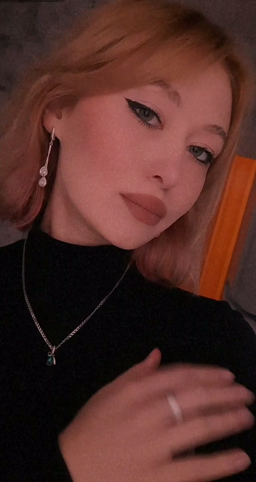
#> input picture TSOS/7-sem/Lab4/image.png, 256 x 482 px
$ python test.py
#> lines starting #> are read from the running program, lines starting #| are printed output that depends on the picture
import math
import sys

import cv2 as cv
import numpy as np

TAU = 1.0
'''
Specifies the offset of the wavelet transform.
'''

HEIGHT = 700
'''
Specifies the height of the image to show.
'''


def wavelet(x):
    '''
    Represents the mother wavelet with `x` parameter.
    '''
    return np.exp(-x * x / 2) - 0.5 * np.exp(-x * x / 8)


def low_pass_kernel(n):
    '''
    Returns the low pass filter kernel with even `n` parameter.
    '''
    result = np.zeros((n // 2, n))

    for i in np.arange(n // 2):
        result[i, 2 * i] = wavelet(-TAU / 2.0)
        result[i, 2 * i + 1] = wavelet(TAU / 2.0)

    return 1 / np.sqrt(2) * result


def high_pass_kernel(n):
    '''
    Returns the high pass filter kernel with even `n` parameter.
    '''
    result = np.zeros((n // 2, n))

    for i in np.arange(n // 2):
        result[i, 2 * i] = wavelet(-TAU / 2.0)
        result[i, 2 * i + 1] = -wavelet(TAU / 2.0)

    return 1 / np.sqrt(2) * result


def wavelet_transform(image):
    if image.shape[0] % 2:
        comps = []

        for k in np.arange(image.shape[2]):
            comp = image[:, :, k]

            # Add extra row.
            comp = np.concatenate((
                comp,
                np.array([comp[-1, :]])
            ), axis=0)

            comps.append(comp.reshape((comp.shape[0], comp.shape[1], 1)))

        # Combine components.
        image = np.concatenate(comps, axis=2)

    if image.shape[1] % 2:
        comps = []

        for k in np.arange(image.shape[2]):
            comp = image[:, :, k]

            # Add extra column.
            comp = np.concatenate((
                comp,
                np.array([comp[:, -1]]).T
            ), axis=1)

            comps.append(comp.reshape((comp.shape[0], comp.shape[1], 1)))

        # Combine components.
        image = np.concatenate(comps, axis=2)

    # Result coefficients.
    coeff_a = []
    coeff_h = []
    coeff_v = []
    coeff_d = []

    for k in np.arange(image.shape[2]):
        approx = np.dot(image[:, :, k], low_pass_kernel(image.shape[1]).T)
        detail = np.dot(image[:, :, k], high_pass_kernel(image.shape[1]).T)

        a = np.dot(low_pass_kernel(approx.shape[0]), approx)
        h = np.dot(high_pass_kernel(approx.shape[0]), approx)
        v = np.dot(low_pass_kernel(detail.shape[0]), detail)
        d = np.dot(high_pass_kernel(detail.shape[0]), detail)

        # Get rid of negative values.
        h = np.abs(h)
        v = np.abs(v)
        d = np.abs(d)

        # Normalize coefficients.
        a = np.uint8(a / np.max(a) * 255.0)
        h = np.uint8(h / np.max(h) * 255.0)
        v = np.uint8(v / np.max(v) * 255.0)
        d = np.uint8(d / np.max(d) * 255.0)

        coeff_a.append(a.reshape((a.shape[0], a.shape[1], 1)))
        coeff_h.append(h.reshape((h.shape[0], h.shape[1], 1)))
        coeff_v.append(v.reshape((v.shape[0], v.shape[1], 1)))
        coeff_d.append(d.reshape((d.shape[0], d.shape[1], 1)))

    # Combine components.
    a = np.concatenate(coeff_a, axis=2)
    h = np.concatenate(coeff_h, axis=2)
    v = np.concatenate(coeff_v, axis=2)
    d = np.concatenate(coeff_d, axis=2)

    return a, h, v, d


def main():
    # path = input('path: ')
    path = './image.png'

    image = cv.imread(path, cv.IMREAD_COLOR)
#> image is the input picture: shape (482, 256, 3); mean B, G, R 39.7, 45.1, 81.8

    # The size of the image to show.
    size = (int(HEIGHT * image.shape[1] / image.shape[0]), HEIGHT)
#> size = (371, 700)

    # The size of the coefficients to show.
    coeff_size = (size[0] // 2, size[1] // 2)
#> coeff_size = (185, 350)

    level = int(input('level: '))
#> the answer given: 3

    for l in np.arange(level):
        cv.imshow(f'Initial {l + 1}', cv.resize(
            image, size,
            interpolation=cv.INTER_NEAREST
        ))

        # Transform the image.
        a, h, v, d = wavelet_transform(image)

        cv.imshow(f'Approximation {l + 1}', cv.resize(
            a, coeff_size,
            interpolation=cv.INTER_NEAREST
        ))

        cv.imshow(f'Horizontal {l + 1}', cv.resize(
            h, coeff_size,
            interpolation=cv.INTER_NEAREST
        ))

        cv.imshow(f'Vertical {l + 1}', cv.resize(
            v, coeff_size,
            interpolation=cv.INTER_NEAREST
        ))

        cv.imshow(f'Diagonal {l + 1}', cv.resize(
            d, coeff_size,
            interpolation=cv.INTER_NEAREST
        ))

        print(f'scale = {4 ** (l + 1)}')

        # Wait for user.
        cv.waitKey(0)
        cv.destroyAllWindows()

        # Update the image for the next iteration.
        image = a
#> this loop made 3 passes
#> pass 1, in main, `a, h, v, d = wavelet_transform(image)`:
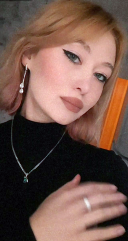
#> a: shape (241, 128, 3); mean B, G, R 74.4, 84.7, 113.6
#> pass 1, in main, `a, h, v, d = wavelet_transform(image)`:
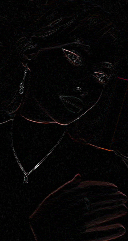
#> h: shape (241, 128, 3); mean B, G, R 5.3, 5.4, 6.4
#> pass 1, in main, `a, h, v, d = wavelet_transform(image)`:
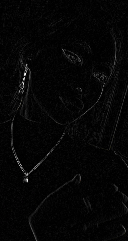
#> v: shape (241, 128, 3); mean B, G, R 5.7, 5.7, 5.7
#> after the loop:
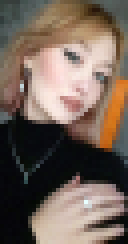
#> a: shape (61, 32, 3) (shown 4 times larger); mean B, G, R 89, 100, 116.1
#> after the loop:
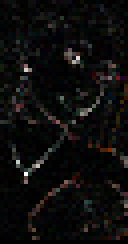
#> d: shape (61, 32, 3) (shown 4 times larger); mean B, G, R 12.4, 13, 13.8
#> after the loop:
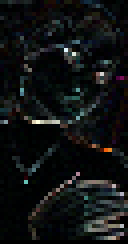
#> h: shape (61, 32, 3) (shown 4 times larger); mean B, G, R 18.6, 18.3, 16.2
#> after the loop:
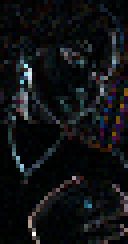
#> v: shape (61, 32, 3) (shown 4 times larger); mean B, G, R 19.8, 18, 16.2

    sys.exit(0)
#> (the program exits here)
